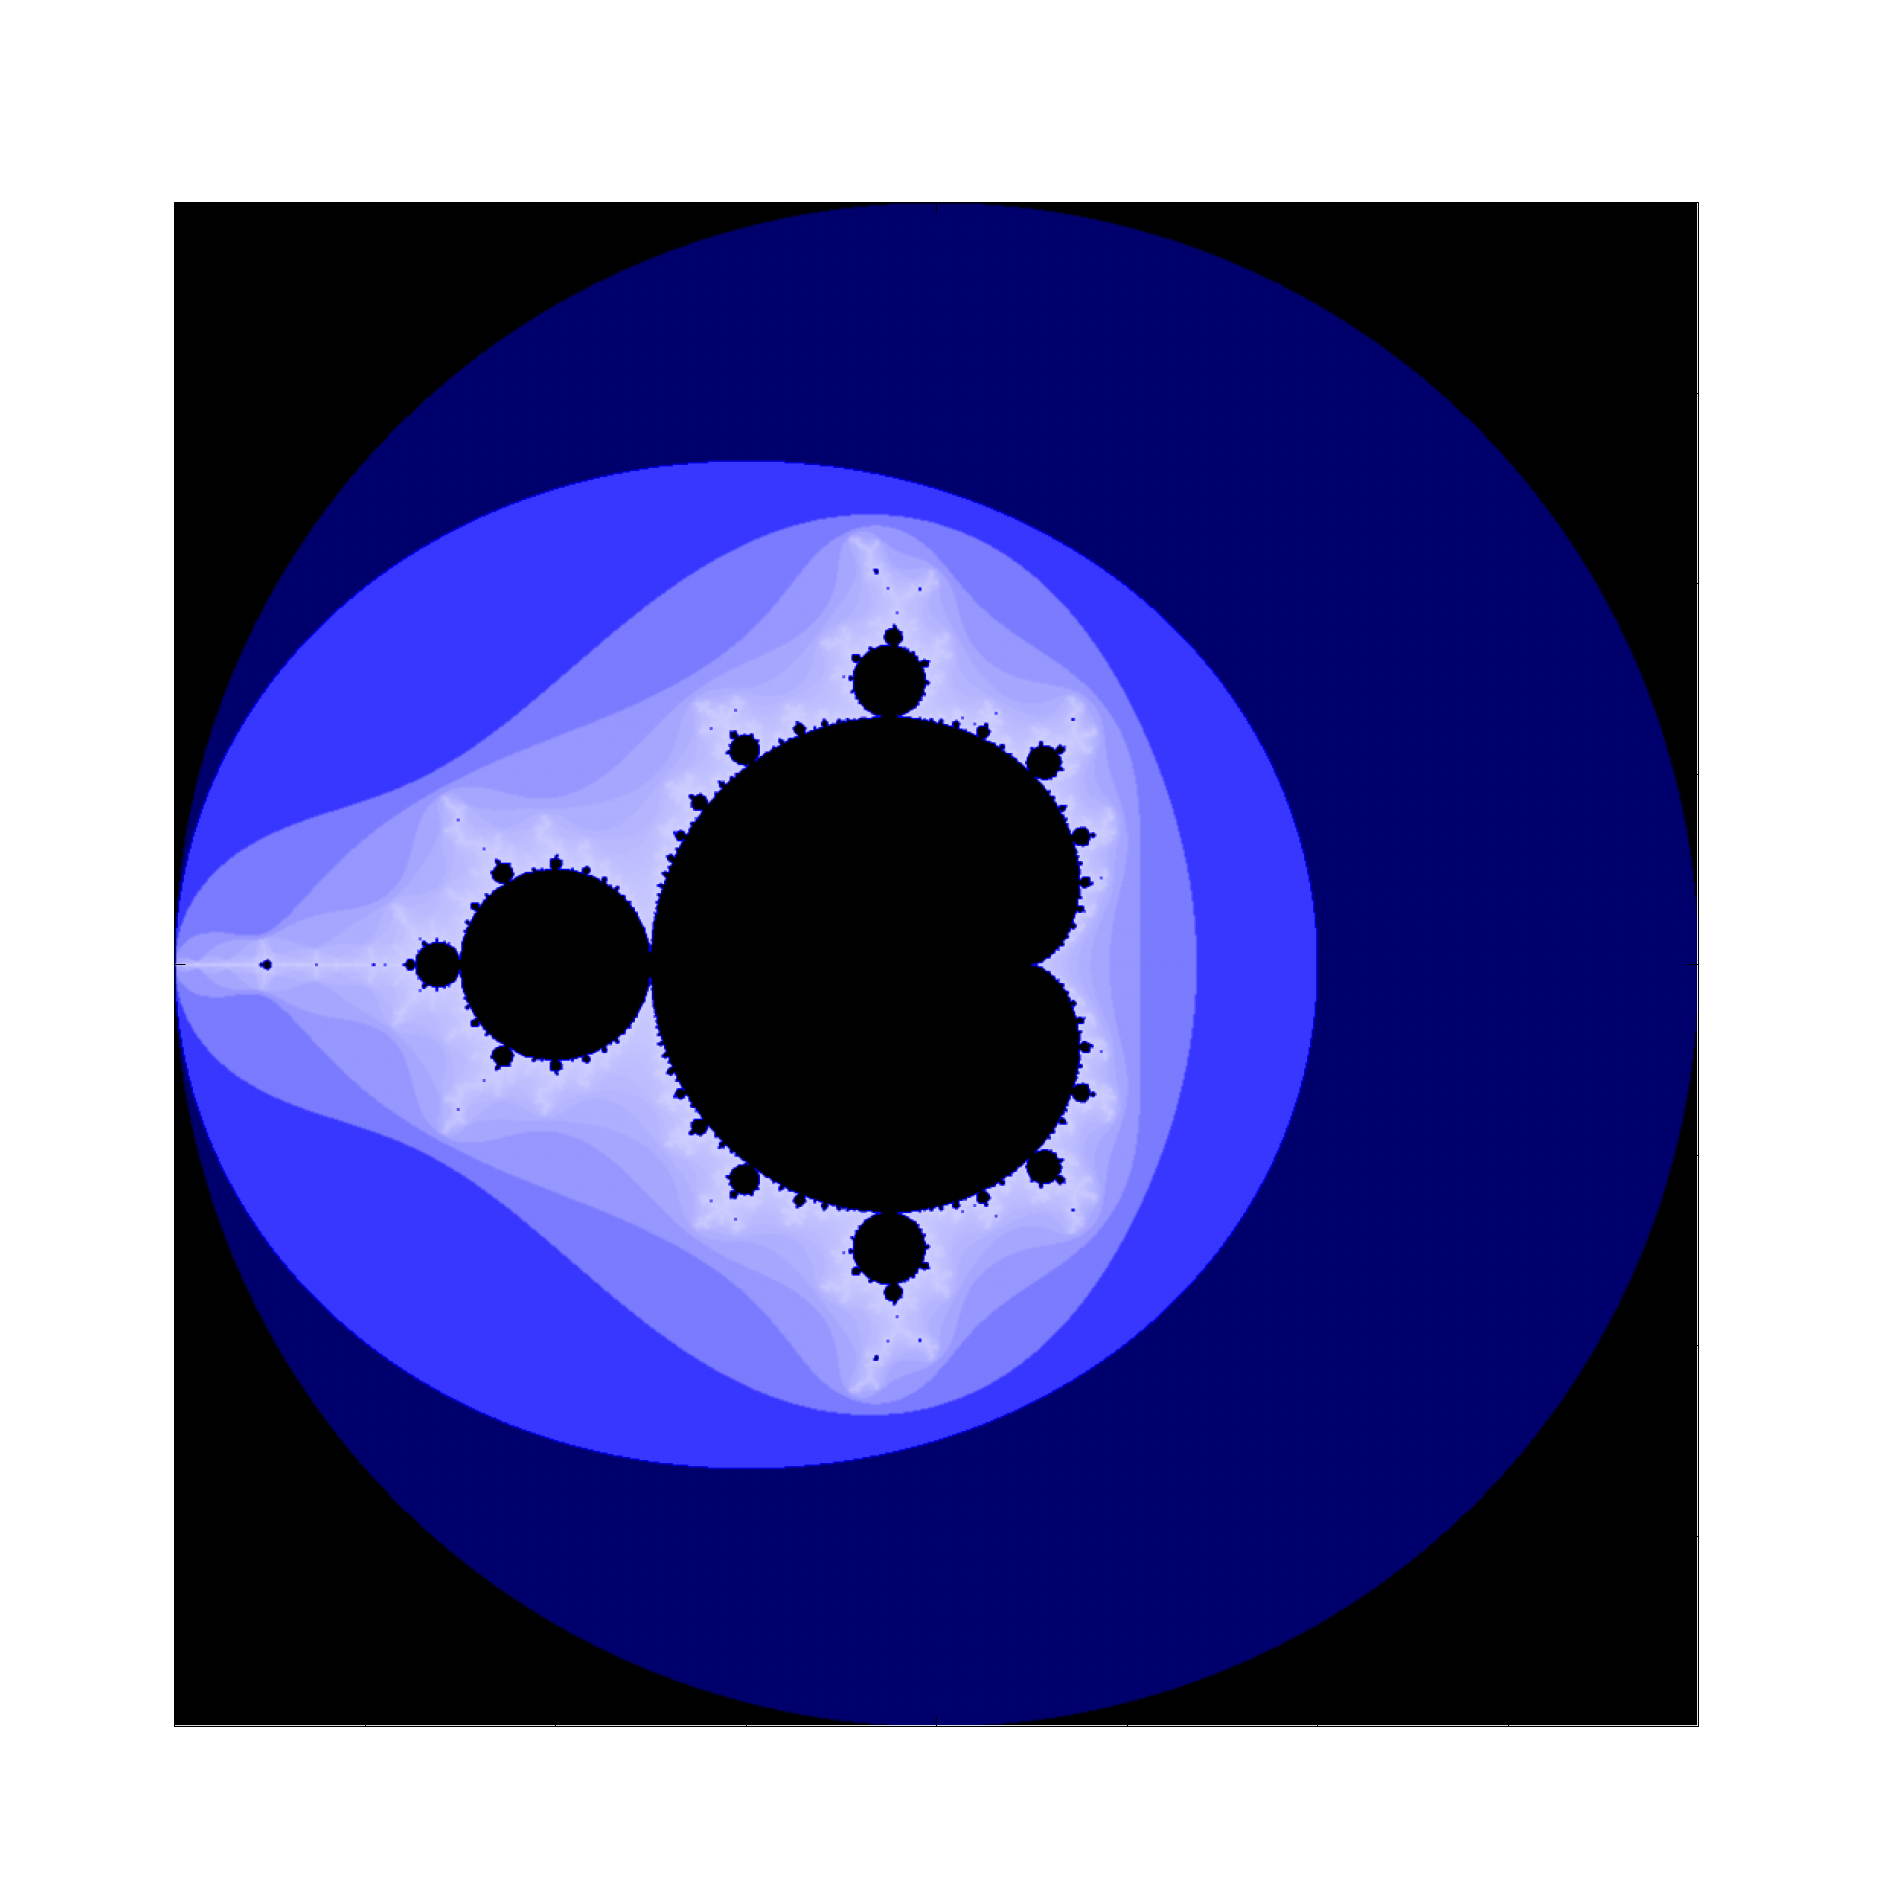

This figure's gnuplot source:
set pm3d map
set format ""
set hidden3d
set terminal x11 size 800,800
set size square
set bmargin 0
set lmargin 0
set rmargin 0
set tmargin 0
unset colorbox
set palette model RGB defined (0 'black', 0.5 'blue', 1 'white')
splot "mandel.dat"

set terminal pngcairo size 1900,1900 enhanced
set output 'mandel.png'
set bmargin 0
set lmargin 0
set rmargin 0
set tmargin 0
unset colorbox
replot
